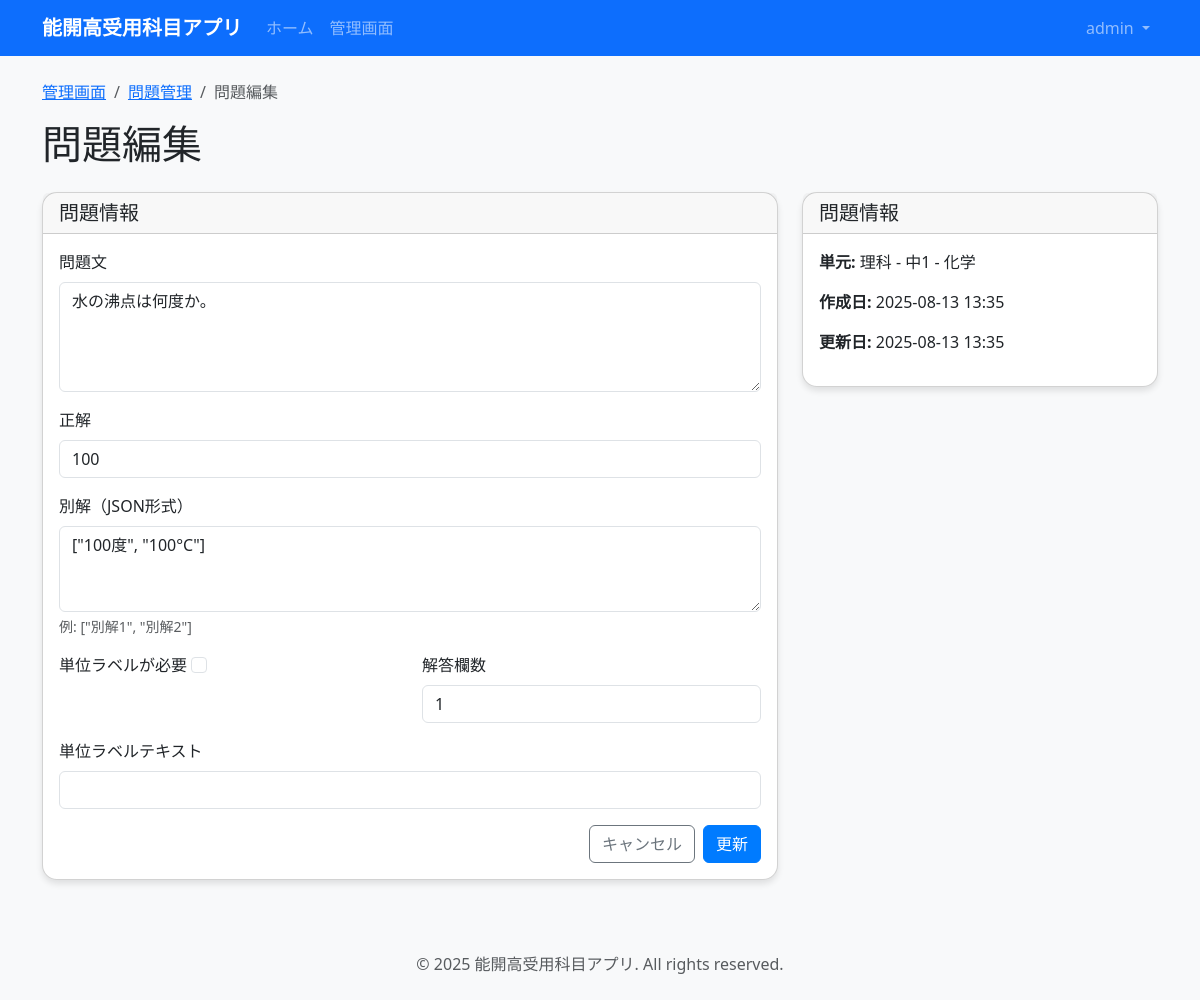
Page /admin-panel/questions/1458/edit/ (signed in) on the committed database.
### accounts/models.py (models this page shows, shortened)
class User(AbstractUser):
    class Role(models.TextChoices):
        STUDENT = 'student', '生徒'
        ADMIN = 'admin', '管理者'
    role = models.CharField(
        max_length=10,
        choices=Role.choices,
        default=Role.STUDENT,
        verbose_name='役割'
    )
    email = models.EmailField(blank=True, verbose_name='メールアドレス')
    class Meta:
        verbose_name = 'ユーザー'
        verbose_name_plural = 'ユーザー'

### quiz_app/models.py (models this page shows, shortened)
class Question(models.Model):
    class QuestionType(models.TextChoices):
        TEXT = 'text', '記述問題'
        CHOICE = 'choice', '選択問題'
    unit = models.ForeignKey(
        Unit,
        on_delete=models.CASCADE,
        related_name='questions',
        verbose_name='単元'
    )
    source_id = models.CharField(max_length=50, verbose_name='元データID')
    question_type = models.CharField(
        max_length=10,
        choices=QuestionType.choices,
        default=QuestionType.TEXT,
        verbose_name='問題タイプ'
    )
    text = models.TextField(verbose_name='問題文')
    correct_answer = models.TextField(verbose_name='正解')
    accepted_alternatives = models.JSONField(
        default=list,
        blank=True,
        verbose_name='別解'
    )
    choices = models.JSONField(
        default=list,
        blank=True,
        verbose_name='選択肢'
    )
    requires_unit_label = models.BooleanField(
        default=False,
        verbose_name='単位ラベル必要'
    )
    unit_label_text = models.CharField(
        max_length=20,
        blank=True,
        verbose_name='単位ラベル'
    )
    parts_count = models.PositiveIntegerField(
        default=1,
        validators=[MinValueValidator(1), MaxValueValidator(10)],
        verbose_name='解答欄数'
    )
    created_at = models.DateTimeField(auto_now_add=True, verbose_name='作成日時')
    updated_at = models.DateTimeField(auto_now=True, verbose_name='更新日時')
    class Meta:
        verbose_name = '問題'
        verbose_name_plural = '問題'
        unique_together = ['unit', 'source_id']
        indexes = [
            models.Index(fields=['unit', 'source_id']),
        ]

class Unit(models.Model):
    subject = models.ForeignKey(
        Subject,
        on_delete=models.CASCADE,
        related_name='units',
        verbose_name='教科'
    )
    grade_year = models.CharField(max_length=10, verbose_name='学年')
    category = models.CharField(max_length=50, verbose_name='カテゴリ')
    unit_key = models.CharField(
        max_length=100,
        unique=True,
        verbose_name='単元キー'
    )
    class Meta:
        verbose_name = '単元'
        verbose_name_plural = '単元'
        unique_together = ['subject', 'grade_year', 'category']
    def __str__(self):
        return f"{self.subject.label_ja} - {self.grade_year} - {self.category}"

class Subject(models.Model):
    class Code(models.TextChoices):
        SCIENCE = 'science', '理科'
        SOCIAL = 'social', '社会'
    code = models.CharField(
        max_length=10,
        choices=Code.choices,
        unique=True,
        verbose_name='教科コード'
    )
    label_ja = models.CharField(max_length=20, verbose_name='教科名')
    class Meta:
        verbose_name = '教科'
        verbose_name_plural = '教科'

### admin_panel/views.py (the view, shortened to what this page needs)
# urls.py: path('questions/<int:pk>/edit/', views.QuestionEditView.as_view(), name='question_edit'),
class QuestionEditView(LoginRequiredMixin, AdminRequiredMixin, UpdateView):
    model = Question
    template_name = 'admin_panel/question_edit.html'
    form_class = QuestionForm
    success_url = reverse_lazy('admin_panel:questions')

### admin_panel/forms.py
class QuestionForm(forms.ModelForm):
    class Meta:
        model = Question
        fields = ['text', 'correct_answer', 'accepted_alternatives', 'requires_unit_label', 'unit_label_text', 'parts_count']
        widgets = {
            'text': forms.Textarea(attrs={'class': 'form-control', 'rows': 4}),
            'correct_answer': forms.TextInput(attrs={'class': 'form-control'}),
            'accepted_alternatives': forms.Textarea(attrs={'class': 'form-control', 'rows': 3}),
            'requires_unit_label': forms.CheckboxInput(attrs={'class': 'form-check-input'}),
            'unit_label_text': forms.TextInput(attrs={'class': 'form-control'}),
            'parts_count': forms.NumberInput(attrs={'class': 'form-control'}),
        }

### admin_panel/views.py (called while the page is built)
def admin_required(user):
    return user.is_authenticated and user.role == 'admin'

    def test_func(self):
        return admin_required(self.request.user)

### templates/admin_panel/question_edit.html (shortened to what this page needs)
{% extends 'base.html' %}
{% block content %}
<div class="row">
    <div class="col-12">
        <nav aria-label="breadcrumb">
            <ol class="breadcrumb">
                <li class="breadcrumb-item"><a href="{% url 'admin_panel:home' %}">管理画面</a></li>
                <li class="breadcrumb-item"><a href="{% url 'admin_panel:questions' %}">問題管理</a></li>
                <li class="breadcrumb-item active">問題編集</li>
            </ol>
        </nav>
        <h1 class="mb-4">問題編集</h1>
    </div>
</div>
<div class="row">
    <div class="col-md-8">
        <div class="card">
            <div class="card-header">
                <h5 class="mb-0">問題情報</h5>
            </div>
            <div class="card-body">
                <form method="post">
                    <div class="mb-3">
                        <label for="{{ form.text.id_for_label }}" class="form-label">問題文</label>
                        {{ form.text }}
                    </div>
                    <div class="mb-3">
                        <label for="{{ form.correct_answer.id_for_label }}" class="form-label">正解</label>
                        {{ form.correct_answer }}
                    </div>
                    <div class="mb-3">
                        <label for="{{ form.accepted_alternatives.id_for_label }}" class="form-label">別解（JSON形式）</label>
                        {{ form.accepted_alternatives }}
                        <div class="form-text">例: ["別解1", "別解2"]</div>
                    </div>
                    <div class="row">
                        <div class="col-md-6">
                            <div class="mb-3">
                                <label for="{{ form.requires_unit_label.id_for_label }}" class="form-label">単位ラベルが必要</label>
                                {{ form.requires_unit_label }}
                            </div>
                        </div>
                        <div class="col-md-6">
                            <div class="mb-3">
                                <label for="{{ form.parts_count.id_for_label }}" class="form-label">解答欄数</label>
                                {{ form.parts_count }}
                            </div>
                        </div>
                    </div>
                    <div class="mb-3">
                        <label for="{{ form.unit_label_text.id_for_label }}" class="form-label">単位ラベルテキスト</label>
                        {{ form.unit_label_text }}
                    </div>
                    <div class="d-grid gap-2 d-md-flex justify-content-md-end">
                        <a href="{% url 'admin_panel:questions' %}" class="btn btn-outline-secondary">キャンセル</a>
                        <button type="submit" class="btn btn-primary">更新</button>
                    </div>
                </form>
            </div>
        </div>
    </div>
    <div class="col-md-4">
        <div class="card">
            <div class="card-header">
                <h5 class="mb-0">問題情報</h5>
            </div>
            <div class="card-body">
                <p><strong>単元:</strong> {{ object.unit }}</p>
                <p><strong>作成日:</strong> {{ object.created_at|date:"Y-m-d H:i" }}</p>
                <p><strong>更新日:</strong> {{ object.updated_at|date:"Y-m-d H:i" }}</p>
            </div>
        </div>
    </div>
</div>
{% endblock %}

### templates/base.html (shortened to what this page needs)
{% load static %}
<!DOCTYPE html>
<html lang="ja">
<head>
    <link href="https://cdn.jsdelivr.net/npm/bootstrap@5.3.2/dist/css/bootstrap.min.css" rel="stylesheet">
    <link href="https://cdnjs.cloudflare.com/ajax/libs/font-awesome/6.0.0/css/all.min.css" rel="stylesheet">
    <link href="{% static 'css/style.css' %}" rel="stylesheet">
</head>
<body>
    <nav class="navbar navbar-expand-lg navbar-dark bg-primary">
        <div class="container">
            <a class="navbar-brand" href="{% url 'quiz_app:home' %}">
                能開高受用科目アプリ
            </a>
            <div class="collapse navbar-collapse" id="navbarNav">
                <ul class="navbar-nav me-auto">
                    <li class="nav-item">
                        <a class="nav-link" href="{% url 'quiz_app:home' %}">ホーム</a>
                    </li>
                    {% if user.is_authenticated %}
                        {% if user.role == 'student' %}
                            <li class="nav-item">
                                <a class="nav-link" href="{% url 'quiz_app:mypage' %}">マイページ</a>
                            </li>
                            <li class="nav-item">
                                <a class="nav-link" href="{% url 'quiz_app:ranking' %}">ランキング</a>
                            </li>
                        {% elif user.role == 'admin' %}
                            <li class="nav-item">
                                <a class="nav-link" href="{% url 'admin_panel:home' %}">管理画面</a>
                            </li>
                        {% endif %}
                    {% endif %}
                </ul>
                <ul class="navbar-nav">
                    {% if user.is_authenticated %}
                        <li class="nav-item dropdown">
                            <a class="nav-link dropdown-toggle" href="#" id="navbarDropdown" role="button" data-bs-toggle="dropdown" aria-expanded="false">
                                {{ user.username }}
                            </a>
                        </li>
                    {% endif %}
                </ul>
            </div>
        </div>
    </nav>
    <main class="container my-4">
        {% block content %}{% endblock %}
    </main>
    <footer class="bg-light py-4 mt-5">
        <div class="container text-center">
                         <p class="text-muted mb-0">&copy; 2025 能開高受用科目アプリ. All rights reserved.</p>
        </div>
    </footer>
</body>
</html>

### static/css/style.css (style rules this page uses)
body { background-color: #f8f9fa; }
.navbar-brand { font-weight: bold; }
.card { border-radius: 15px; box-shadow: 0 4px 6px rgba(0, 0, 0, 0.1); }
.btn-primary { background-color: #007bff; border-color: #007bff; }
input[type="text"] { -webkit-autofill: none; -webkit-box-shadow: 0 0 0 1000px white inset; }
footer { margin-top: auto; }

### rows in the picture
User: username "admin"
Question: text "水の沸点は何度か。", correct_answer "100", accepted_alternatives "[\"100度\", \"100°C\"]", parts_count "1", unit "理科 - 中1 - 化学", created_at "2025-08-13 13:35", updated_at "2025-08-13 13:35"
